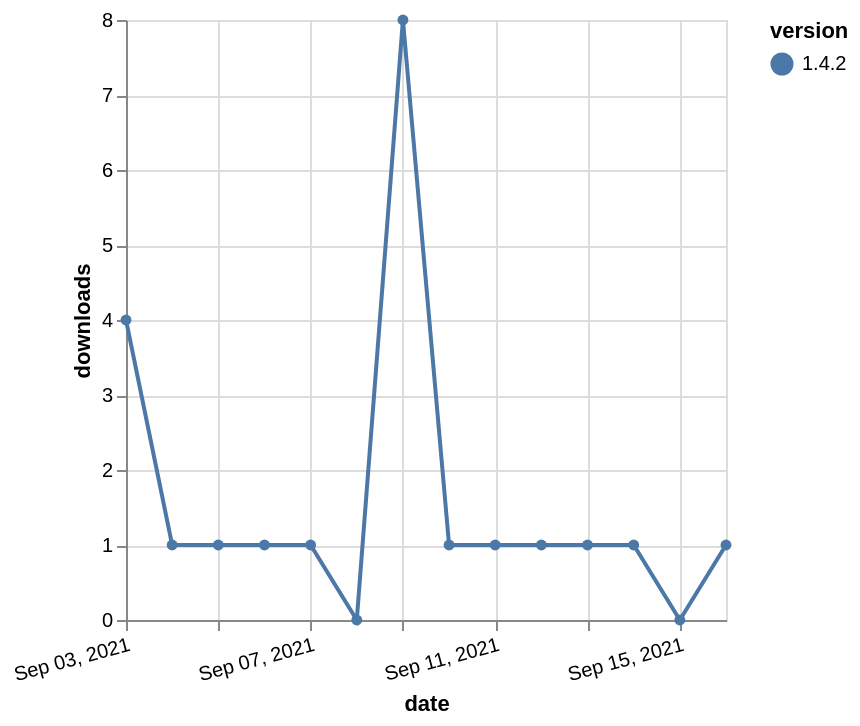

Write the Vega-Lite specification saved for this chart.
### Vega-Lite specification from a JSON file in a GitHub repository (floating-point values rounded to 4 significant figures)
{"$schema": "https://vega.github.io/schema/vega-lite/v5.json", "description": "A simple bar chart with embedded data.", "data": {"values": [{"date": "2021-09-03", "total": 506, "delta": 4, "version": "1.4.2"}, {"date": "2021-09-04", "total": 507, "delta": 1, "version": "1.4.2"}, {"date": "2021-09-05", "total": 508, "delta": 1, "version": "1.4.2"}, {"date": "2021-09-06", "total": 509, "delta": 1, "version": "1.4.2"}, {"date": "2021-09-07", "total": 510, "delta": 1, "version": "1.4.2"}, {"date": "2021-09-08", "total": 510, "delta": 0, "version": "1.4.2"}, {"date": "2021-09-09", "total": 518, "delta": 8, "version": "1.4.2"}, {"date": "2021-09-10", "total": 519, "delta": 1, "version": "1.4.2"}, {"date": "2021-09-11", "total": 520, "delta": 1, "version": "1.4.2"}, {"date": "2021-09-12", "total": 521, "delta": 1, "version": "1.4.2"}, {"date": "2021-09-13", "total": 522, "delta": 1, "version": "1.4.2"}, {"date": "2021-09-14", "total": 523, "delta": 1, "version": "1.4.2"}, {"date": "2021-09-15", "total": 523, "delta": 0, "version": "1.4.2"}, {"date": "2021-09-16", "total": 524, "delta": 1, "version": "1.4.2"}]}, "width": "container", "mark": {"type": "line", "point": {"filled": true}}, "encoding": {"x": {"field": "date", "type": "temporal", "timeUnit": "yearmonthdate", "title": "date", "axis": {"labelAngle": -15}}, "y": {"field": "delta", "type": "quantitative", "title": "downloads"}, "color": {"field": "version", "type": "nominal"}, "tooltip": {"field": "delta"}}}
